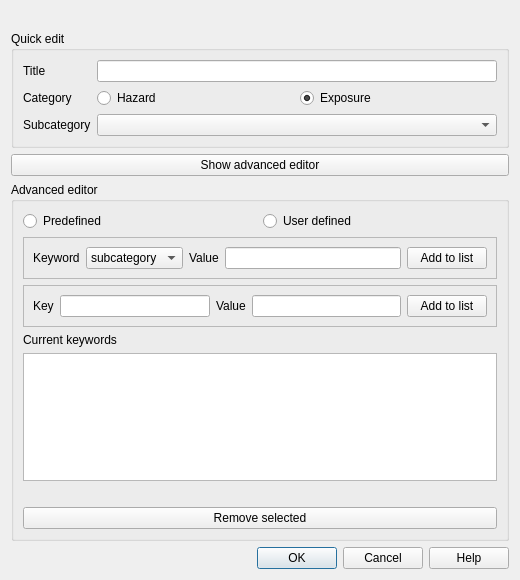
<?xml version="1.0" encoding="UTF-8"?>
<ui version="4.0">
 <class>ISKeywordsDialogBase</class>
 <widget class="QDialog" name="ISKeywordsDialogBase">
  <property name="geometry">
   <rect>
    <x>0</x>
    <y>0</y>
    <width>520</width>
    <height>580</height>
   </rect>
  </property>
  <property name="windowTitle">
   <string>InaSAFE - Keyword Editor</string>
  </property>
  <layout class="QGridLayout" name="gridLayout_2">
   <item row="0" column="0">
    <widget class="QLabel" name="lblLayerName">
     <property name="text">
      <string/>
     </property>
     <property name="wordWrap">
      <bool>true</bool>
     </property>
    </widget>
   </item>
   <item row="2" column="0">
    <widget class="QGroupBox" name="grpSimple">
     <property name="title">
      <string>Quick edit</string>
     </property>
     <layout class="QGridLayout" name="gridLayout_3">
      <item row="0" column="0">
       <widget class="QLabel" name="lblTitle">
        <property name="text">
         <string>Title</string>
        </property>
       </widget>
      </item>
      <item row="0" column="1">
       <widget class="QLineEdit" name="leTitle"/>
      </item>
      <item row="1" column="0">
       <widget class="QLabel" name="lblCategory">
        <property name="text">
         <string>Category</string>
        </property>
       </widget>
      </item>
      <item row="1" column="1">
       <layout class="QHBoxLayout" name="horizontalLayout_3">
        <item>
         <widget class="QRadioButton" name="radHazard">
          <property name="toolTip">
           <string>A hazard is a situation that poses a level of threat to life, health, property, or environment. (Wikipedia)</string>
          </property>
          <property name="text">
           <string>Hazard</string>
          </property>
         </widget>
        </item>
        <item>
         <widget class="QRadioButton" name="radExposure">
          <property name="toolTip">
           <string>Where people and property are situated.</string>
          </property>
          <property name="text">
           <string>Exposure</string>
          </property>
          <property name="checked">
           <bool>true</bool>
          </property>
         </widget>
        </item>
       </layout>
      </item>
      <item row="2" column="0">
       <widget class="QLabel" name="label_2">
        <property name="text">
         <string>Subcategory</string>
        </property>
        <property name="buddy">
         <cstring>cboSubcategory</cstring>
        </property>
       </widget>
      </item>
      <item row="2" column="1">
       <widget class="QComboBox" name="cboSubcategory">
        <property name="toolTip">
         <string>A subcategory represents the type of hazard.</string>
        </property>
       </widget>
      </item>
     </layout>
    </widget>
   </item>
   <item row="3" column="0">
    <widget class="QPushButton" name="pbnAdvanced">
     <property name="text">
      <string>Show advanced editor</string>
     </property>
     <property name="checkable">
      <bool>true</bool>
     </property>
    </widget>
   </item>
   <item row="4" column="0">
    <widget class="QGroupBox" name="grpAdvanced">
     <property name="title">
      <string>Advanced editor</string>
     </property>
     <layout class="QGridLayout" name="gridLayout">
      <item row="0" column="0">
       <layout class="QHBoxLayout" name="horizontalLayout_4">
        <item>
         <widget class="QRadioButton" name="radPredefined">
          <property name="text">
           <string>Predefined</string>
          </property>
         </widget>
        </item>
        <item>
         <widget class="QRadioButton" name="radUserDefined">
          <property name="text">
           <string>User defined</string>
          </property>
         </widget>
        </item>
       </layout>
      </item>
      <item row="1" column="0">
       <widget class="QFrame" name="framePredefined">
        <property name="frameShape">
         <enum>QFrame::StyledPanel</enum>
        </property>
        <property name="frameShadow">
         <enum>QFrame::Raised</enum>
        </property>
        <layout class="QHBoxLayout" name="horizontalLayout">
         <item>
          <widget class="QLabel" name="label_4">
           <property name="text">
            <string>Keyword</string>
           </property>
           <property name="buddy">
            <cstring>cboKeyword</cstring>
           </property>
          </widget>
         </item>
         <item>
          <widget class="QComboBox" name="cboKeyword">
           <item>
            <property name="text">
             <string notr="true">subcategory</string>
            </property>
           </item>
           <item>
            <property name="text">
             <string notr="true">unit</string>
            </property>
           </item>
           <item>
            <property name="text">
             <string notr="true">datatype</string>
            </property>
           </item>
          </widget>
         </item>
         <item>
          <widget class="QLabel" name="label_5">
           <property name="text">
            <string>Value</string>
           </property>
          </widget>
         </item>
         <item>
          <widget class="QLineEdit" name="lePredefinedValue"/>
         </item>
         <item>
          <widget class="QPushButton" name="pbnAddToList1">
           <property name="text">
            <string>Add to list</string>
           </property>
          </widget>
         </item>
        </layout>
       </widget>
      </item>
      <item row="2" column="0">
       <widget class="QFrame" name="frameUserDefined">
        <property name="frameShape">
         <enum>QFrame::StyledPanel</enum>
        </property>
        <property name="frameShadow">
         <enum>QFrame::Raised</enum>
        </property>
        <layout class="QHBoxLayout" name="horizontalLayout_2">
         <item>
          <widget class="QLabel" name="label_6">
           <property name="text">
            <string>Key</string>
           </property>
           <property name="buddy">
            <cstring>leKey</cstring>
           </property>
          </widget>
         </item>
         <item>
          <widget class="QLineEdit" name="leKey"/>
         </item>
         <item>
          <widget class="QLabel" name="label_7">
           <property name="text">
            <string>Value</string>
           </property>
           <property name="buddy">
            <cstring>leValue</cstring>
           </property>
          </widget>
         </item>
         <item>
          <widget class="QLineEdit" name="leValue"/>
         </item>
         <item>
          <widget class="QPushButton" name="pbnAddToList2">
           <property name="text">
            <string>Add to list</string>
           </property>
          </widget>
         </item>
        </layout>
       </widget>
      </item>
      <item row="3" column="0">
       <widget class="QLabel" name="label_8">
        <property name="text">
         <string>Current keywords</string>
        </property>
        <property name="buddy">
         <cstring>lstKeywords</cstring>
        </property>
       </widget>
      </item>
      <item row="4" column="0">
       <widget class="QListWidget" name="lstKeywords">
        <property name="alternatingRowColors">
         <bool>true</bool>
        </property>
        <property name="selectionMode">
         <enum>QAbstractItemView::ExtendedSelection</enum>
        </property>
       </widget>
      </item>
      <item row="5" column="0">
       <widget class="QLabel" name="lblMessage">
        <property name="styleSheet">
         <string notr="true">color: red;</string>
        </property>
        <property name="text">
         <string/>
        </property>
        <property name="textFormat">
         <enum>Qt::RichText</enum>
        </property>
        <property name="wordWrap">
         <bool>true</bool>
        </property>
       </widget>
      </item>
      <item row="6" column="0">
       <widget class="QPushButton" name="pbnRemove">
        <property name="text">
         <string>Remove selected</string>
        </property>
       </widget>
      </item>
     </layout>
    </widget>
   </item>
   <item row="5" column="0">
    <widget class="QDialogButtonBox" name="buttonBox">
     <property name="orientation">
      <enum>Qt::Horizontal</enum>
     </property>
     <property name="standardButtons">
      <set>QDialogButtonBox::Cancel|QDialogButtonBox::Help|QDialogButtonBox::Ok</set>
     </property>
    </widget>
   </item>
  </layout>
 </widget>
 <tabstops>
  <tabstop>radHazard</tabstop>
  <tabstop>radExposure</tabstop>
  <tabstop>pbnAdvanced</tabstop>
  <tabstop>radPredefined</tabstop>
  <tabstop>cboKeyword</tabstop>
  <tabstop>pbnAddToList1</tabstop>
  <tabstop>leKey</tabstop>
  <tabstop>leValue</tabstop>
  <tabstop>pbnAddToList2</tabstop>
  <tabstop>lstKeywords</tabstop>
  <tabstop>pbnRemove</tabstop>
  <tabstop>buttonBox</tabstop>
 </tabstops>
 <resources/>
 <connections>
  <connection>
   <sender>buttonBox</sender>
   <signal>accepted()</signal>
   <receiver>ISKeywordsDialogBase</receiver>
   <slot>accept()</slot>
   <hints>
    <hint type="sourcelabel">
     <x>266</x>
     <y>570</y>
    </hint>
    <hint type="destinationlabel">
     <x>157</x>
     <y>274</y>
    </hint>
   </hints>
  </connection>
  <connection>
   <sender>buttonBox</sender>
   <signal>rejected()</signal>
   <receiver>ISKeywordsDialogBase</receiver>
   <slot>reject()</slot>
   <hints>
    <hint type="sourcelabel">
     <x>334</x>
     <y>570</y>
    </hint>
    <hint type="destinationlabel">
     <x>286</x>
     <y>274</y>
    </hint>
   </hints>
  </connection>
  <connection>
   <sender>pbnAdvanced</sender>
   <signal>toggled(bool)</signal>
   <receiver>grpAdvanced</receiver>
   <slot>setVisible(bool)</slot>
   <hints>
    <hint type="sourcelabel">
     <x>169</x>
     <y>189</y>
    </hint>
    <hint type="destinationlabel">
     <x>129</x>
     <y>277</y>
    </hint>
   </hints>
  </connection>
  <connection>
   <sender>radPredefined</sender>
   <signal>toggled(bool)</signal>
   <receiver>framePredefined</receiver>
   <slot>setVisible(bool)</slot>
   <hints>
    <hint type="sourcelabel">
     <x>95</x>
     <y>243</y>
    </hint>
    <hint type="destinationlabel">
     <x>76</x>
     <y>262</y>
    </hint>
   </hints>
  </connection>
  <connection>
   <sender>radPredefined</sender>
   <signal>toggled(bool)</signal>
   <receiver>frameUserDefined</receiver>
   <slot>setHidden(bool)</slot>
   <hints>
    <hint type="sourcelabel">
     <x>126</x>
     <y>243</y>
    </hint>
    <hint type="destinationlabel">
     <x>101</x>
     <y>343</y>
    </hint>
   </hints>
  </connection>
  <connection>
   <sender>radUserDefined</sender>
   <signal>toggled(bool)</signal>
   <receiver>frameUserDefined</receiver>
   <slot>setVisible(bool)</slot>
   <hints>
    <hint type="sourcelabel">
     <x>362</x>
     <y>243</y>
    </hint>
    <hint type="destinationlabel">
     <x>140</x>
     <y>343</y>
    </hint>
   </hints>
  </connection>
  <connection>
   <sender>radUserDefined</sender>
   <signal>toggled(bool)</signal>
   <receiver>framePredefined</receiver>
   <slot>setHidden(bool)</slot>
   <hints>
    <hint type="sourcelabel">
     <x>331</x>
     <y>243</y>
    </hint>
    <hint type="destinationlabel">
     <x>56</x>
     <y>262</y>
    </hint>
   </hints>
  </connection>
 </connections>
</ui>
